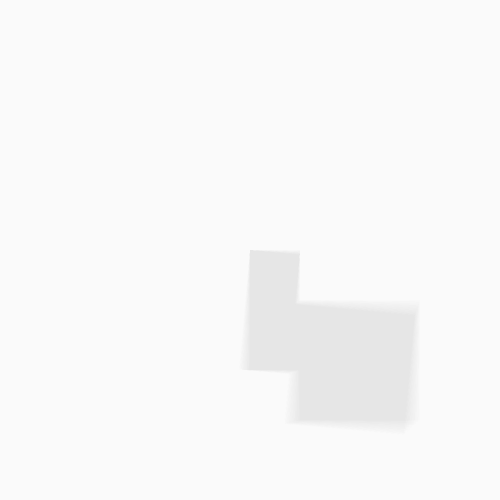
Frame 1 (no input)
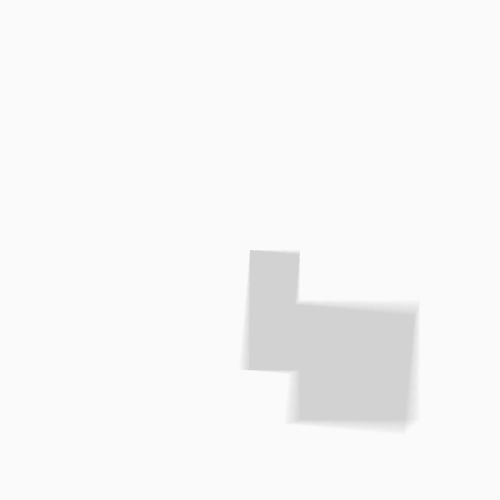
Frame 2 (the mouse pressed at the canvas centre, redrawn once)

The Processing sketch that drew these frames (run headless with seeded random() and noise(); the mouse was pressed at the canvas centre and the sketch redrawn once):

// Processing sketch: processing_84624
// ── processing_84624.pde

void setup()
{
  size(500,500);
  background(250);  
}


void draw ()
{
  
  int H;
  H = 50;
  
  int A;
  A = 120;

  
  noStroke();
 
 translate (250, 250);
 
 
// Création des rectangles, disposition en spirale grâce à ROTATE

fill(150, 2);

rotate(PI/100);
rect(0, 0, H, A);
rect(H, H, A, A);

rotate(PI/200);
rect(0, 0, H, A);
rect(H, H, A, A);

rotate(PI/300);
rect(0, 0, H, A);
rect(H, H, A, A);

rotate(PI/400);
rect(0, 0, H, A);
rect(H, H, A, A);

rotate(PI/500);
rect(0, 0, H, A);
rect(H, H, A, A);

rotate(PI/600);
rect(0, 0, H, A);
rect(H, H, A, A);

rotate(PI/700);
rect(0, 0, H, A);
rect(H, H, A, A);

rotate(PI/800);
rect(0, 0, H, A);
rect(H, H, A, A);

rotate(PI/900);
rect(0, 0, H, A);
rect(H, H, A, A);

rotate(PI/1000);
rect(0, 0, H, A);
rect(H, H, A, A);


// ROTATE valeurs négatives

rotate(PI/-100);
rect(0, 0, H, A);
rect(H, H, A, A);

rotate(PI/-200);
rect(0, 0, H, A);
rect(H, H, A, A);

rotate(PI/-300);
rect(0, 0, H, A);
rect(H, H, A, A);

rotate(PI/-400);
rect(0, 0, H, A);
rect(H, H, A, A);

rotate(PI/-500);
rect(0, 0, H, A);
rect(H, H, A, A);

rotate(PI/-600);
rect(0, 0, H, A);
rect(H, H, A, A);

rotate(PI/-700);
rect(0, 0, H, A);
rect(H, H, A, A);

rotate(PI/-800);
rect(0, 0, H, A);
rect(H, H, A, A);

rotate(PI/-900);
rect(0, 0, H, A);
rect(H, H, A, A);

rotate(PI/-1000);
rect(0, 0, H, A);
rect(H, H, A, A);
 
   
 noLoop(); 
}
